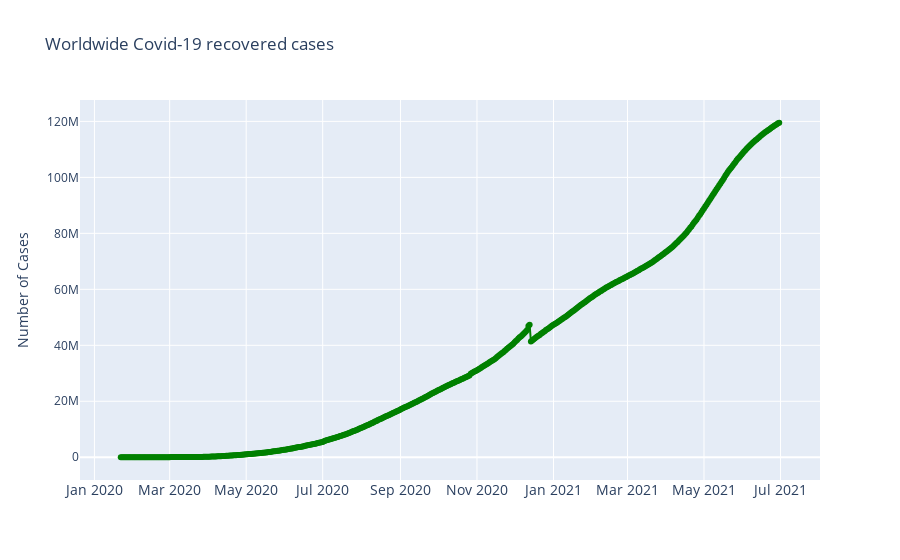

The notebook cell this image was saved under:
### Markdown cell above
# Worldwide covid-19 recovered cases

### Code cell
re= pd.read_csv('covid_19_data_cleaned.csv', parse_dates=['Date'])

country_daywise = pd.read_csv('country_daywise.csv', parse_dates=['Date'])
countywise = pd.read_csv('countrywise.csv')
daywise = pd.read_csv('daywise.csv', parse_dates=['Date'])


recovered = re.groupby('Date').sum()['Recovered'].reset_index()


fig_r= go.Figure()
fig_r.add_trace(go.Scatter(x = recovered['Date'], y = recovered['Recovered'], mode = 'lines+markers', name = 'Recovered', line = dict(color = "Green", width = 2)))
fig_r.update_layout(title = 'Worldwide Covid-19 recovered cases', xaxis_tickfont_size = 14, yaxis = dict(title = 'Number of Cases'))

### Figure 1 — Plotly figure (JSON) as saved in the notebook; plotly's stock layout.template omitted (floating-point values rounded to 4 significant figures; data arrays with more than 128 entries replaced by an {"elided": "..."} marker saying what was removed)
{"data": [{"line": {"color": "Green", "width": 2}, "mode": "lines+markers", "name": "Recovered", "type": "scatter", "x": {"elided": "526 str values"}, "y": {"elided": "526 int values"}}], "layout": {"title": {"text": "Worldwide Covid-19 recovered cases"}, "xaxis": {"tickfont": {"size": 14}}, "yaxis": {"title": {"text": "Number of Cases"}}}}
